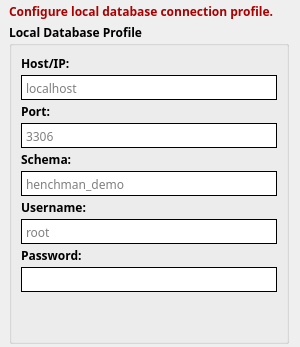
       <widget class="QWidget" name="tabLocal">
        <property name="font">
         <font>
          <family>Century Gothic</family>
          <pointsize>9</pointsize>
         </font>
        </property>
        <attribute name="icon">
         <iconset>
          <normaloff>images/network_database.svg</normaloff>images/network_database.svg</iconset>
        </attribute>
        <attribute name="title">
         <string>Local Connection</string>
        </attribute>
        <layout class="QVBoxLayout" name="verticalLayout_3">
         <property name="spacing">
          <number>3</number>
         </property>
         <property name="leftMargin">
          <number>9</number>
         </property>
         <property name="topMargin">
          <number>3</number>
         </property>
         <property name="bottomMargin">
          <number>3</number>
         </property>
         <item>
          <widget class="QLabel" name="label">
           <property name="font">
            <font>
             <family>Century Gothic</family>
             <pointsize>9</pointsize>
             <weight>75</weight>
             <bold>true</bold>
            </font>
           </property>
           <property name="styleSheet">
            <string notr="true">color: rgb(170, 0, 0);</string>
           </property>
           <property name="text">
            <string>Configure local database connection profile. </string>
           </property>
          </widget>
         </item>
         <item>
          <widget class="QGroupBox" name="groupBox">
           <property name="font">
            <font>
             <family>Century Gothic</family>
             <pointsize>9</pointsize>
             <weight>75</weight>
             <bold>true</bold>
            </font>
           </property>
           <property name="title">
            <string>Local Database Profile</string>
           </property>
           <layout class="QVBoxLayout" name="verticalLayout_4">
            <property name="spacing">
             <number>3</number>
            </property>
            <item>
             <widget class="QLabel" name="label_2">
              <property name="font">
               <font>
                <family>Century Gothic</family>
                <pointsize>9</pointsize>
                <weight>75</weight>
                <bold>true</bold>
               </font>
              </property>
              <property name="text">
               <string>Host/IP:</string>
              </property>
             </widget>
            </item>
            <item>
             <widget class="QTextEdit" name="edtHost">
              <property name="sizePolicy">
               <sizepolicy hsizetype="Expanding" vsizetype="Fixed">
                <horstretch>0</horstretch>
                <verstretch>0</verstretch>
               </sizepolicy>
              </property>
              <property name="minimumSize">
               <size>
                <width>0</width>
                <height>25</height>
               </size>
              </property>
              <property name="maximumSize">
               <size>
                <width>16777215</width>
                <height>25</height>
               </size>
              </property>
              <property name="font">
               <font>
                <family>Century Gothic</family>
                <pointsize>9</pointsize>
                <weight>50</weight>
                <bold>false</bold>
               </font>
              </property>
              <property name="inputMethodHints">
               <set>Qt::ImhNone</set>
              </property>
              <property name="frameShape">
               <enum>QFrame::Box</enum>
              </property>
              <property name="frameShadow">
               <enum>QFrame::Plain</enum>
              </property>
              <property name="verticalScrollBarPolicy">
               <enum>Qt::ScrollBarAlwaysOff</enum>
              </property>
              <property name="horizontalScrollBarPolicy">
               <enum>Qt::ScrollBarAlwaysOff</enum>
              </property>
              <property name="placeholderText">
               <string>localhost</string>
              </property>
             </widget>
            </item>
            <item>
             <widget class="QLabel" name="label_3">
              <property name="font">
               <font>
                <family>Century Gothic</family>
                <pointsize>9</pointsize>
                <weight>75</weight>
                <bold>true</bold>
               </font>
              </property>
              <property name="text">
               <string>Port:</string>
              </property>
             </widget>
            </item>
            <item>
             <widget class="QTextEdit" name="edtPort">
              <property name="sizePolicy">
               <sizepolicy hsizetype="Expanding" vsizetype="Fixed">
                <horstretch>0</horstretch>
                <verstretch>0</verstretch>
               </sizepolicy>
              </property>
              <property name="minimumSize">
               <size>
                <width>0</width>
                <height>25</height>
               </size>
              </property>
              <property name="maximumSize">
               <size>
                <width>16777215</width>
                <height>25</height>
               </size>
              </property>
              <property name="font">
               <font>
                <family>Century Gothic</family>
                <pointsize>9</pointsize>
                <weight>50</weight>
                <bold>false</bold>
               </font>
              </property>
              <property name="inputMethodHints">
               <set>Qt::ImhNone</set>
              </property>
              <property name="frameShape">
               <enum>QFrame::Box</enum>
              </property>
              <property name="frameShadow">
               <enum>QFrame::Plain</enum>
              </property>
              <property name="verticalScrollBarPolicy">
               <enum>Qt::ScrollBarAlwaysOff</enum>
              </property>
              <property name="horizontalScrollBarPolicy">
               <enum>Qt::ScrollBarAlwaysOff</enum>
              </property>
              <property name="placeholderText">
               <string>3306</string>
              </property>
             </widget>
            </item>
            <item>
             <widget class="QLabel" name="label_5">
              <property name="font">
               <font>
                <family>Century Gothic</family>
                <pointsize>9</pointsize>
                <weight>75</weight>
                <bold>true</bold>
               </font>
              </property>
              <property name="text">
               <string>Schema:</string>
              </property>
             </widget>
            </item>
            <item>
             <widget class="QTextEdit" name="edtdatabaseName">
              <property name="sizePolicy">
               <sizepolicy hsizetype="Expanding" vsizetype="Fixed">
                <horstretch>0</horstretch>
                <verstretch>0</verstretch>
               </sizepolicy>
              </property>
              <property name="minimumSize">
               <size>
                <width>0</width>
                <height>25</height>
               </size>
              </property>
              <property name="maximumSize">
               <size>
                <width>16777215</width>
                <height>25</height>
               </size>
              </property>
              <property name="font">
               <font>
                <family>Century Gothic</family>
                <pointsize>9</pointsize>
                <weight>50</weight>
                <bold>false</bold>
               </font>
              </property>
              <property name="inputMethodHints">
               <set>Qt::ImhNone</set>
              </property>
              <property name="frameShape">
               <enum>QFrame::Box</enum>
              </property>
              <property name="frameShadow">
               <enum>QFrame::Plain</enum>
              </property>
              <property name="verticalScrollBarPolicy">
               <enum>Qt::ScrollBarAlwaysOff</enum>
              </property>
              <property name="horizontalScrollBarPolicy">
               <enum>Qt::ScrollBarAlwaysOff</enum>
              </property>
              <property name="placeholderText">
               <string>henchman_demo</string>
              </property>
             </widget>
            </item>
            <item>
             <widget class="QLabel" name="label_4">
              <property name="font">
               <font>
                <family>Century Gothic</family>
                <pointsize>9</pointsize>
                <weight>75</weight>
                <bold>true</bold>
               </font>
              </property>
              <property name="text">
               <string>Username:</string>
              </property>
             </widget>
            </item>
            <item>
             <widget class="QTextEdit" name="edtUsername">
              <property name="sizePolicy">
               <sizepolicy hsizetype="Expanding" vsizetype="Fixed">
                <horstretch>0</horstretch>
                <verstretch>0</verstretch>
               </sizepolicy>
              </property>
              <property name="minimumSize">
               <size>
                <width>0</width>
                <height>25</height>
               </size>
              </property>
              <property name="maximumSize">
               <size>
                <width>16777215</width>
                <height>25</height>
               </size>
              </property>
              <property name="font">
               <font>
                <family>Century Gothic</family>
                <pointsize>9</pointsize>
                <weight>50</weight>
                <bold>false</bold>
               </font>
              </property>
              <property name="inputMethodHints">
               <set>Qt::ImhNone</set>
              </property>
              <property name="frameShape">
               <enum>QFrame::Box</enum>
              </property>
              <property name="frameShadow">
               <enum>QFrame::Plain</enum>
              </property>
              <property name="verticalScrollBarPolicy">
               <enum>Qt::ScrollBarAlwaysOff</enum>
              </property>
              <property name="horizontalScrollBarPolicy">
               <enum>Qt::ScrollBarAlwaysOff</enum>
              </property>
              <property name="placeholderText">
               <string>root</string>
              </property>
             </widget>
            </item>
            <item>
             <widget class="QLabel" name="label_6">
              <property name="font">
               <font>
                <family>Century Gothic</family>
                <pointsize>9</pointsize>
                <weight>75</weight>
                <bold>true</bold>
               </font>
              </property>
              <property name="text">
               <string>Password:</string>
              </property>
             </widget>
            </item>
            <item>
             <widget class="QTextEdit" name="edtpassword">
              <property name="sizePolicy">
               <sizepolicy hsizetype="Expanding" vsizetype="Fixed">
                <horstretch>0</horstretch>
                <verstretch>0</verstretch>
               </sizepolicy>
              </property>
              <property name="minimumSize">
               <size>
                <width>0</width>
                <height>25</height>
               </size>
              </property>
              <property name="maximumSize">
               <size>
                <width>16777215</width>
                <height>25</height>
               </size>
              </property>
              <property name="font">
               <font>
                <family>Century Gothic</family>
                <pointsize>9</pointsize>
                <weight>50</weight>
                <bold>false</bold>
               </font>
              </property>
              <property name="inputMethodHints">
               <set>Qt::ImhNone</set>
              </property>
              <property name="frameShape">
               <enum>QFrame::Box</enum>
              </property>
              <property name="frameShadow">
               <enum>QFrame::Plain</enum>
              </property>
              <property name="verticalScrollBarPolicy">
               <enum>Qt::ScrollBarAlwaysOff</enum>
              </property>
              <property name="horizontalScrollBarPolicy">
               <enum>Qt::ScrollBarAlwaysOff</enum>
              </property>
             </widget>
            </item>
            <item>
             <spacer name="verticalSpacer">
              <property name="orientation">
               <enum>Qt::Vertical</enum>
              </property>
              <property name="sizeHint" stdset="0">
               <size>
                <width>20</width>
                <height>40</height>
               </size>
              </property>
             </spacer>
            </item>
           </layout>
           <zorder>label_2</zorder>
           <zorder>label_3</zorder>
           <zorder>label_4</zorder>
           <zorder>label_5</zorder>
           <zorder>label_6</zorder>
           <zorder>edtHost</zorder>
           <zorder>edtPort</zorder>
           <zorder>edtdatabaseName</zorder>
           <zorder>edtUsername</zorder>
           <zorder>edtpassword</zorder>
           <zorder>verticalSpacer</zorder>
          </widget>
         </item>
        </layout>
       </widget>
